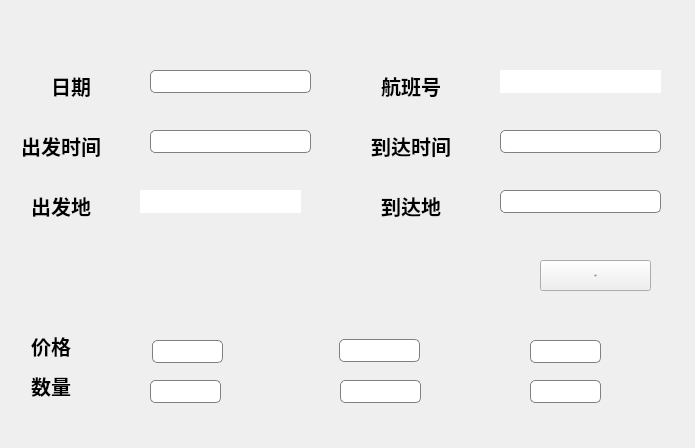
<?xml version="1.0" encoding="UTF-8"?>
<ui version="4.0">
 <class>flight_change</class>
 <widget class="QWidget" name="flight_change">
  <property name="geometry">
   <rect>
    <x>0</x>
    <y>0</y>
    <width>695</width>
    <height>448</height>
   </rect>
  </property>
  <property name="windowTitle">
   <string>修改航班</string>
  </property>
  <property name="styleSheet">
   <string notr="true">#flight_change{background-image: url(:/Imageres/airBg.jpeg);}</string>
  </property>
  <widget class="QLabel" name="label_4">
   <property name="geometry">
    <rect>
     <x>30</x>
     <y>330</y>
     <width>41</width>
     <height>31</height>
    </rect>
   </property>
   <property name="font">
    <font>
     <family>幼圆</family>
     <pointsize>15</pointsize>
     <bold>true</bold>
    </font>
   </property>
   <property name="text">
    <string>价格</string>
   </property>
   <property name="alignment">
    <set>Qt::AlignmentFlag::AlignRight|Qt::AlignmentFlag::AlignTrailing|Qt::AlignmentFlag::AlignVCenter</set>
   </property>
  </widget>
  <widget class="QLineEdit" name="flightNumber">
   <property name="geometry">
    <rect>
     <x>500</x>
     <y>70</y>
     <width>161</width>
     <height>23</height>
    </rect>
   </property>
   <property name="font">
    <font>
     <family>幼圆</family>
     <pointsize>14</pointsize>
    </font>
   </property>
   <property name="styleSheet">
    <string notr="true">border:none</string>
   </property>
   <property name="alignment">
    <set>Qt::AlignmentFlag::AlignLeading|Qt::AlignmentFlag::AlignLeft|Qt::AlignmentFlag::AlignVCenter</set>
   </property>
  </widget>
  <widget class="QLabel" name="label_7">
   <property name="geometry">
    <rect>
     <x>20</x>
     <y>190</y>
     <width>71</width>
     <height>31</height>
    </rect>
   </property>
   <property name="font">
    <font>
     <family>幼圆</family>
     <pointsize>15</pointsize>
     <bold>true</bold>
    </font>
   </property>
   <property name="text">
    <string>出发地</string>
   </property>
   <property name="alignment">
    <set>Qt::AlignmentFlag::AlignRight|Qt::AlignmentFlag::AlignTrailing|Qt::AlignmentFlag::AlignVCenter</set>
   </property>
  </widget>
  <widget class="QLabel" name="label_9">
   <property name="geometry">
    <rect>
     <x>370</x>
     <y>190</y>
     <width>71</width>
     <height>31</height>
    </rect>
   </property>
   <property name="font">
    <font>
     <family>幼圆</family>
     <pointsize>15</pointsize>
     <bold>true</bold>
    </font>
   </property>
   <property name="text">
    <string>到达地</string>
   </property>
   <property name="alignment">
    <set>Qt::AlignmentFlag::AlignRight|Qt::AlignmentFlag::AlignTrailing|Qt::AlignmentFlag::AlignVCenter</set>
   </property>
  </widget>
  <widget class="QLabel" name="label_11">
   <property name="geometry">
    <rect>
     <x>0</x>
     <y>70</y>
     <width>91</width>
     <height>31</height>
    </rect>
   </property>
   <property name="font">
    <font>
     <family>幼圆</family>
     <pointsize>15</pointsize>
     <bold>true</bold>
    </font>
   </property>
   <property name="text">
    <string>日期</string>
   </property>
   <property name="alignment">
    <set>Qt::AlignmentFlag::AlignRight|Qt::AlignmentFlag::AlignTrailing|Qt::AlignmentFlag::AlignVCenter</set>
   </property>
  </widget>
  <widget class="QLineEdit" name="arrivalCity">
   <property name="geometry">
    <rect>
     <x>500</x>
     <y>190</y>
     <width>161</width>
     <height>23</height>
    </rect>
   </property>
   <property name="font">
    <font>
     <family>幼圆</family>
     <pointsize>14</pointsize>
    </font>
   </property>
   <property name="styleSheet">
    <string notr="true">border: 1px solid gray; border-radius: 5px; padding: 2px;
</string>
   </property>
   <property name="alignment">
    <set>Qt::AlignmentFlag::AlignLeading|Qt::AlignmentFlag::AlignLeft|Qt::AlignmentFlag::AlignVCenter</set>
   </property>
  </widget>
  <widget class="QLineEdit" name="firstPrice">
   <property name="geometry">
    <rect>
     <x>339</x>
     <y>339</y>
     <width>81</width>
     <height>23</height>
    </rect>
   </property>
   <property name="font">
    <font>
     <family>幼圆</family>
     <pointsize>14</pointsize>
    </font>
   </property>
   <property name="styleSheet">
    <string notr="true">border: 1px solid gray; border-radius: 5px; padding: 2px;
</string>
   </property>
   <property name="alignment">
    <set>Qt::AlignmentFlag::AlignCenter</set>
   </property>
  </widget>
  <widget class="QLabel" name="label_3">
   <property name="geometry">
    <rect>
     <x>90</x>
     <y>400</y>
     <width>581</width>
     <height>121</height>
    </rect>
   </property>
   <property name="styleSheet">
    <string notr="true">image: url(:/new/prefix1/icon.8.png);</string>
   </property>
   <property name="text">
    <string/>
   </property>
  </widget>
  <widget class="QLineEdit" name="flightDate">
   <property name="geometry">
    <rect>
     <x>150</x>
     <y>70</y>
     <width>161</width>
     <height>23</height>
    </rect>
   </property>
   <property name="font">
    <font>
     <family>幼圆</family>
     <pointsize>14</pointsize>
    </font>
   </property>
   <property name="styleSheet">
    <string notr="true">border: 1px solid gray; border-radius: 5px; padding: 2px;
</string>
   </property>
   <property name="alignment">
    <set>Qt::AlignmentFlag::AlignLeading|Qt::AlignmentFlag::AlignLeft|Qt::AlignmentFlag::AlignVCenter</set>
   </property>
  </widget>
  <widget class="QLineEdit" name="arrivalTime">
   <property name="geometry">
    <rect>
     <x>500</x>
     <y>130</y>
     <width>161</width>
     <height>23</height>
    </rect>
   </property>
   <property name="font">
    <font>
     <family>幼圆</family>
     <pointsize>14</pointsize>
    </font>
   </property>
   <property name="styleSheet">
    <string notr="true">border: 1px solid gray; border-radius: 5px; padding: 2px;
</string>
   </property>
   <property name="alignment">
    <set>Qt::AlignmentFlag::AlignLeading|Qt::AlignmentFlag::AlignLeft|Qt::AlignmentFlag::AlignVCenter</set>
   </property>
  </widget>
  <widget class="QLineEdit" name="businessNum">
   <property name="geometry">
    <rect>
     <x>530</x>
     <y>380</y>
     <width>71</width>
     <height>23</height>
    </rect>
   </property>
   <property name="font">
    <font>
     <family>幼圆</family>
     <pointsize>14</pointsize>
    </font>
   </property>
   <property name="styleSheet">
    <string notr="true">border: 1px solid gray; border-radius: 5px; padding: 2px;
</string>
   </property>
   <property name="alignment">
    <set>Qt::AlignmentFlag::AlignCenter</set>
   </property>
  </widget>
  <widget class="QLineEdit" name="firstNum">
   <property name="geometry">
    <rect>
     <x>340</x>
     <y>380</y>
     <width>81</width>
     <height>23</height>
    </rect>
   </property>
   <property name="font">
    <font>
     <family>幼圆</family>
     <pointsize>14</pointsize>
    </font>
   </property>
   <property name="styleSheet">
    <string notr="true">border: 1px solid gray; border-radius: 5px; padding: 2px;
</string>
   </property>
   <property name="alignment">
    <set>Qt::AlignmentFlag::AlignCenter</set>
   </property>
  </widget>
  <widget class="QLineEdit" name="time">
   <property name="geometry">
    <rect>
     <x>150</x>
     <y>130</y>
     <width>161</width>
     <height>23</height>
    </rect>
   </property>
   <property name="font">
    <font>
     <family>幼圆</family>
     <pointsize>14</pointsize>
    </font>
   </property>
   <property name="styleSheet">
    <string notr="true">border: 1px solid gray; border-radius: 5px; padding: 2px;
</string>
   </property>
   <property name="alignment">
    <set>Qt::AlignmentFlag::AlignLeading|Qt::AlignmentFlag::AlignLeft|Qt::AlignmentFlag::AlignVCenter</set>
   </property>
  </widget>
  <widget class="QLabel" name="label_17">
   <property name="geometry">
    <rect>
     <x>350</x>
     <y>70</y>
     <width>91</width>
     <height>31</height>
    </rect>
   </property>
   <property name="font">
    <font>
     <family>幼圆</family>
     <pointsize>15</pointsize>
     <bold>true</bold>
    </font>
   </property>
   <property name="text">
    <string>航班号</string>
   </property>
   <property name="alignment">
    <set>Qt::AlignmentFlag::AlignRight|Qt::AlignmentFlag::AlignTrailing|Qt::AlignmentFlag::AlignVCenter</set>
   </property>
  </widget>
  <widget class="QLineEdit" name="economyPrice">
   <property name="geometry">
    <rect>
     <x>152</x>
     <y>340</y>
     <width>71</width>
     <height>23</height>
    </rect>
   </property>
   <property name="font">
    <font>
     <family>幼圆</family>
     <pointsize>14</pointsize>
    </font>
   </property>
   <property name="styleSheet">
    <string notr="true">border: 1px solid gray; border-radius: 5px; padding: 2px;
</string>
   </property>
   <property name="alignment">
    <set>Qt::AlignmentFlag::AlignCenter</set>
   </property>
  </widget>
  <widget class="QLabel" name="label_15">
   <property name="geometry">
    <rect>
     <x>360</x>
     <y>130</y>
     <width>91</width>
     <height>31</height>
    </rect>
   </property>
   <property name="font">
    <font>
     <family>幼圆</family>
     <pointsize>15</pointsize>
     <bold>true</bold>
    </font>
   </property>
   <property name="text">
    <string>到达时间</string>
   </property>
   <property name="alignment">
    <set>Qt::AlignmentFlag::AlignRight|Qt::AlignmentFlag::AlignTrailing|Qt::AlignmentFlag::AlignVCenter</set>
   </property>
  </widget>
  <widget class="QLineEdit" name="economyNum">
   <property name="geometry">
    <rect>
     <x>150</x>
     <y>380</y>
     <width>71</width>
     <height>23</height>
    </rect>
   </property>
   <property name="font">
    <font>
     <family>幼圆</family>
     <pointsize>14</pointsize>
    </font>
   </property>
   <property name="styleSheet">
    <string notr="true">border:none;border: 1px solid gray; border-radius: 5px; padding: 2px;
</string>
   </property>
   <property name="alignment">
    <set>Qt::AlignmentFlag::AlignLeading|Qt::AlignmentFlag::AlignLeft|Qt::AlignmentFlag::AlignVCenter</set>
   </property>
  </widget>
  <widget class="QLineEdit" name="takeoffCity">
   <property name="geometry">
    <rect>
     <x>140</x>
     <y>190</y>
     <width>161</width>
     <height>23</height>
    </rect>
   </property>
   <property name="font">
    <font>
     <family>幼圆</family>
     <pointsize>14</pointsize>
    </font>
   </property>
   <property name="styleSheet">
    <string notr="true">border:none</string>
   </property>
   <property name="alignment">
    <set>Qt::AlignmentFlag::AlignLeading|Qt::AlignmentFlag::AlignLeft|Qt::AlignmentFlag::AlignVCenter</set>
   </property>
  </widget>
  <widget class="QLabel" name="label_5">
   <property name="geometry">
    <rect>
     <x>20</x>
     <y>450</y>
     <width>61</width>
     <height>31</height>
    </rect>
   </property>
   <property name="font">
    <font>
     <family>幼圆</family>
     <pointsize>15</pointsize>
     <bold>true</bold>
    </font>
   </property>
   <property name="text">
    <string>座位数</string>
   </property>
   <property name="alignment">
    <set>Qt::AlignmentFlag::AlignRight|Qt::AlignmentFlag::AlignTrailing|Qt::AlignmentFlag::AlignVCenter</set>
   </property>
  </widget>
  <widget class="QLineEdit" name="businessPrice">
   <property name="geometry">
    <rect>
     <x>530</x>
     <y>340</y>
     <width>71</width>
     <height>23</height>
    </rect>
   </property>
   <property name="font">
    <font>
     <family>幼圆</family>
     <pointsize>14</pointsize>
    </font>
   </property>
   <property name="styleSheet">
    <string notr="true">border: 1px solid gray; border-radius: 5px; padding: 2px;
</string>
   </property>
   <property name="alignment">
    <set>Qt::AlignmentFlag::AlignCenter</set>
   </property>
  </widget>
  <widget class="QLabel" name="label_6">
   <property name="geometry">
    <rect>
     <x>100</x>
     <y>180</y>
     <width>211</width>
     <height>51</height>
    </rect>
   </property>
   <property name="styleSheet">
    <string notr="true">image: url(:/new/prefix1/icon.9.png);</string>
   </property>
   <property name="text">
    <string/>
   </property>
  </widget>
  <widget class="QLabel" name="label_18">
   <property name="geometry">
    <rect>
     <x>30</x>
     <y>370</y>
     <width>41</width>
     <height>31</height>
    </rect>
   </property>
   <property name="font">
    <font>
     <family>幼圆</family>
     <pointsize>15</pointsize>
     <bold>true</bold>
    </font>
   </property>
   <property name="text">
    <string>数量</string>
   </property>
   <property name="alignment">
    <set>Qt::AlignmentFlag::AlignRight|Qt::AlignmentFlag::AlignTrailing|Qt::AlignmentFlag::AlignVCenter</set>
   </property>
  </widget>
  <widget class="QLabel" name="label_14">
   <property name="geometry">
    <rect>
     <x>10</x>
     <y>130</y>
     <width>91</width>
     <height>31</height>
    </rect>
   </property>
   <property name="font">
    <font>
     <family>幼圆</family>
     <pointsize>15</pointsize>
     <bold>true</bold>
    </font>
   </property>
   <property name="text">
    <string>出发时间</string>
   </property>
   <property name="alignment">
    <set>Qt::AlignmentFlag::AlignRight|Qt::AlignmentFlag::AlignTrailing|Qt::AlignmentFlag::AlignVCenter</set>
   </property>
  </widget>
  <widget class="QLabel" name="label_16">
   <property name="geometry">
    <rect>
     <x>450</x>
     <y>60</y>
     <width>221</width>
     <height>51</height>
    </rect>
   </property>
   <property name="styleSheet">
    <string notr="true">image: url(:/new/prefix1/icon.9.png);</string>
   </property>
   <property name="text">
    <string/>
   </property>
  </widget>
  <widget class="QFrame" name="frame">
   <property name="geometry">
    <rect>
     <x>-20</x>
     <y>-20</y>
     <width>721</width>
     <height>491</height>
    </rect>
   </property>
   <property name="styleSheet">
    <string notr="true">#flight_add{background-image: url(:/Image/Imageres/Bookings.jpg);}</string>
   </property>
   <property name="frameShape">
    <enum>QFrame::Shape::StyledPanel</enum>
   </property>
   <property name="frameShadow">
    <enum>QFrame::Shadow::Raised</enum>
   </property>
   <widget class="QPushButton" name="pushButton">
    <property name="geometry">
     <rect>
      <x>560</x>
      <y>280</y>
      <width>111</width>
      <height>31</height>
     </rect>
    </property>
    <property name="font">
     <font>
      <family>幼圆</family>
      <pointsize>-1</pointsize>
     </font>
    </property>
    <property name="styleSheet">
     <string notr="true">QPushButton{border-radius:4px;background:#409eff;color:white;font-size:14px}
QPushButton:hover {
         background-color: #ADD8E6;&quot;        /* 悬停时背景颜色 */
        }</string>
    </property>
    <property name="text">
     <string>更改</string>
    </property>
    <property name="icon">
     <iconset theme="audio-card"/>
    </property>
    <property name="checkable">
     <bool>false</bool>
    </property>
    <property name="checked">
     <bool>false</bool>
    </property>
    <property name="autoDefault">
     <bool>false</bool>
    </property>
    <property name="default">
     <bool>false</bool>
    </property>
   </widget>
   <widget class="QPushButton" name="ReturnBtn">
    <property name="geometry">
     <rect>
      <x>40</x>
      <y>40</y>
      <width>51</width>
      <height>31</height>
     </rect>
    </property>
    <property name="font">
     <font>
      <pointsize>14</pointsize>
      <italic>true</italic>
      <bold>true</bold>
      <underline>true</underline>
     </font>
    </property>
    <property name="styleSheet">
     <string notr="true">QPushButton#ReturnBtn{
	image: url(:/Image/Imageres/back.png);
    background: transparent; /* 背景透明 */
    border: none; /* 移除边框 */
}</string>
    </property>
    <property name="text">
     <string/>
    </property>
   </widget>
  </widget>
  <zorder>frame</zorder>
  <zorder>label_4</zorder>
  <zorder>flightNumber</zorder>
  <zorder>label_7</zorder>
  <zorder>label_9</zorder>
  <zorder>label_11</zorder>
  <zorder>arrivalCity</zorder>
  <zorder>firstPrice</zorder>
  <zorder>label_3</zorder>
  <zorder>flightDate</zorder>
  <zorder>arrivalTime</zorder>
  <zorder>businessNum</zorder>
  <zorder>firstNum</zorder>
  <zorder>time</zorder>
  <zorder>label_17</zorder>
  <zorder>economyPrice</zorder>
  <zorder>label_15</zorder>
  <zorder>economyNum</zorder>
  <zorder>takeoffCity</zorder>
  <zorder>label_5</zorder>
  <zorder>businessPrice</zorder>
  <zorder>label_6</zorder>
  <zorder>label_18</zorder>
  <zorder>label_14</zorder>
  <zorder>label_16</zorder>
 </widget>
 <resources/>
 <connections/>
</ui>
